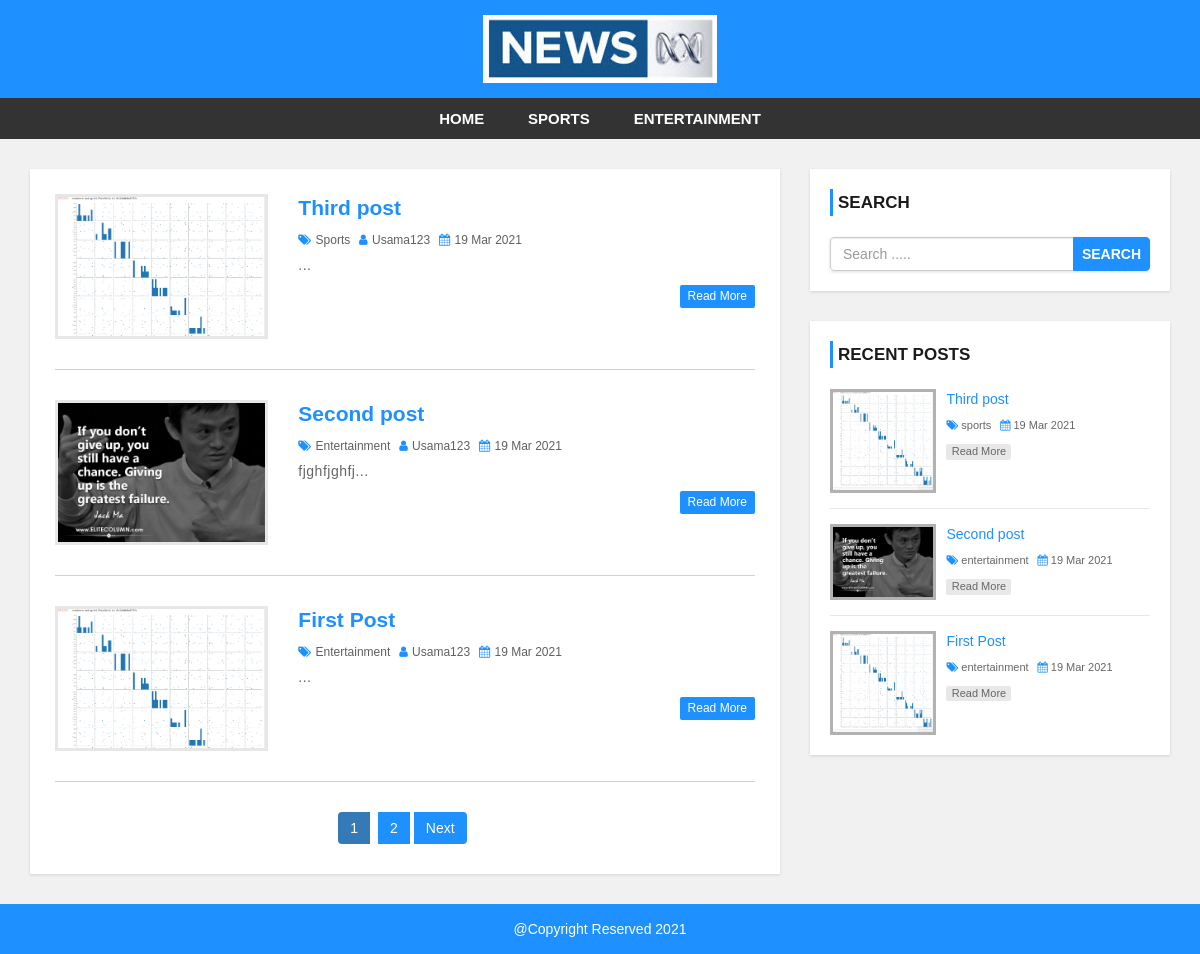
The page / on the database its author committed.
### tables this page shows
CREATE TABLE `settings` (
  `websitename` varchar(200) NOT NULL,
  `logo` varchar(200) NOT NULL,
  `footerdesc` varchar(255) NOT NULL
);

CREATE TABLE `category` (
  `category_id` int(11) NOT NULL,
  `category_name` varchar(100) NOT NULL,
  `post` int(11) NOT NULL DEFAULT 0
);

CREATE TABLE `post` (
  `post_id` int(11) NOT NULL,
  `title` varchar(100) NOT NULL,
  `description` text NOT NULL,
  `category` varchar(100) NOT NULL,
  `post_date` varchar(50) NOT NULL,
  `author` int(11) NOT NULL,
  `post_img` varchar(100) NOT NULL
);

CREATE TABLE `user` (
  `user_id` int(10) UNSIGNED NOT NULL,
  `first_name` varchar(30) NOT NULL,
  `last_name` varchar(30) NOT NULL,
  `username` varchar(30) DEFAULT NULL,
  `password` varchar(40) DEFAULT NULL,
  `role` int(11) NOT NULL
);

### config.php (called while the page is built, shortened)
<?php
$hostname="http://localhost/news-site";
?>

### index.php (the view, shortened to what this page needs)
<?php include 'header.php'; ?>
    <div id="main-content">
        <div class="container">
            <div class="row">
                <div class="col-md-8">
                    <div class="post-container">
                    <?php
                include "config.php";
                $limit=3;
                if(isset($_GET['page'])){
                    $page=$_GET['page'];
                }else
                {
                    $page=1;
                }
                $offset=($page-1)*$limit;
          $sql="SELECT post.post_id, post.title, post.description,post.post_date,category.category_name,user.username,post.category,post.author,post.post_img FROM post
                    LEFT JOIN category ON post.category=category.category_id
                    LEFT JOIN user ON post.author=user.user_id
                   ORDER BY post.post_id DESC LIMIT {$offset},{$limit}";
                   $result=mysqli_query($conn,$sql) or die('Query error');
                   if(mysqli_num_rows($result)>0){
                     while($row = mysqli_fetch_assoc($result)){
                    ?>
                        <div class="post-content">
                            <div class="row">
                                <div class="col-md-4">
                                    <a class="post-img" href="single.php?id=<?php echo $row['post_id'] ;?>"><img src="admin/upload/<?php echo $row['post_img'] ;?>" alt=""/></a>
                                </div>
                                <div class="col-md-8">
                                    <div class="inner-content clearfix">
                                        <h3><a href='single.php?id=<?php echo $row['post_id'] ;?>'><?php echo $row['title'] ;?></a></h3>
                                        <div class="post-information">
                                            <span>
                                                <i class="fa fa-tags" aria-hidden="true"></i>
                                                <a href='category.php?id=<?php echo $row['category'] ;?>'><?php echo $row['category_name'] ;?></a>
                                            </span>
                                            <span>
                                                <i class="fa fa-user" aria-hidden="true"></i>
                                                <a href='author.php?aid=<?php echo $row['author'] ;?>'><?php echo $row['username'] ;?></a>
                                            </span>
                                            <span>
                                                <i class="fa fa-calendar" aria-hidden="true"></i>
                                                <?php echo $row['post_date'] ;?>
                                            </span>
                                        </div>
                                        <p class="description">
                                        <?php echo substr($row['description'],0,10). "..." ;?>
                                        </p>
                                        <a class='read-more pull-right' href='single.php?id=<?php echo $row['post_id'] ;?>'>read more</a>
                                    </div>
                                </div>
                            </div>
                        </div>
                     <?php
                    }
                    }
                     else{
                         echo "<h2>No record Found</h2>";
                     }
                     $sql1="SELECT * FROM post";
                     $result1=mysqli_query($conn,$sql1) or die('Query error');
                     if(mysqli_num_rows($result1)>0)
                     {
                      $total_records=mysqli_num_rows($result1);
                      $total_page=ceil($total_records/$limit);
                      echo "<ul class='pagination admin-pagination'>";
                       for($i=1; $i<=$total_page; $i++){
                           if($i==$page){
                               $active="active";
                           }else{
                               $active="";
                           }
                         echo ' <li class="'.$active.'"><a href="index.php?page='.$i.'">'.$i.'</a></li>';
                       }
                       if($total_page > $page){
                           echo '<li><a href="index.php?page='.($page+1).'">Next</a></li>';
                          }
                       echo "</ul> ";
                     }
                    ?>
                    </div>
                </div>
                <?php include 'sidebar.php'; ?>
            </div>
        </div>
    </div>
<?php include 'footer.php'; ?>

### header.php (shortened to what this page needs)
<?php
include "config.php";
?>
<!DOCTYPE html>
<html lang="en">
<head>
    <link rel="stylesheet" href="css/bootstrap.min.css" />
    <link rel="stylesheet" href="css/font-awesome.css">
    <link rel="stylesheet" href="css/style.css">
</head>
<body>
<div id="header">
    <div class="container">
        <div class="row">
            <div class=" col-md-offset-4 col-md-4">
            <?php
              include "config.php";
              $sql="SELECT *  FROM settings";
                $result=mysqli_query($conn,$sql) or die('Query error');
                if(mysqli_num_rows($result)>0){
                    while($row = mysqli_fetch_assoc($result)){
                     if($row['logo'] == ""){
                         echo "<a href='index.php' id='logo'><<h1>". $row["websitename"] ."</h1></a>";
                     }else{?>
                     <a href="index.php" id="logo"><img src="admin/images/<?php echo $row['logo'];?>"></a>
                    <?php }
                    }
                }
            ?>
            </div>
        </div>
    </div>
</div>
<div id="menu-bar">
    <div class="container">
        <div class="row">
            <div class="col-md-12">
            <?php
             include "config.php";
            $sql="SELECT * FROM category where post > 0";
            $result=mysqli_query($conn,$sql) or die('Query error : category');
            if(mysqli_num_rows($result)>0){
                $active="";
            ?>
                <ul class='menu'>
                <li><a href='<?php echo $hostname; ?>'>Home</a></li>
                <?php
                  while($rows = mysqli_fetch_assoc($result)){
                    echo " <li><a  class='{$active}' href='category.php?id={$rows['category_id']}'>{$rows['category_name']}</a></li>";
                }
                ?>
                </ul>
            <?php }?>
            </div>
        </div>
    </div>
</div>

### sidebar.php
<div id="sidebar" class="col-md-4">
    <div class="search-box-container">
        <h4>Search</h4>
        <form class="search-post" action="search.php" method ="GET">
            <div class="input-group">
                <input type="text" name="search" class="form-control" placeholder="Search .....">
                <span class="input-group-btn">
                    <button type="submit" class="btn btn-danger">Search</button>
                </span>
            </div>
        </form>
    </div>
    <div class="recent-post-container">
        <h4>Recent Posts</h4>
        <?php
                include "config.php";
                $limit=3;
          $sql="SELECT post.post_id, post.title, post.description,post.post_date,category.category_name,post.category,post.author,post.post_img FROM post
                    LEFT JOIN category ON post.category=category.category_id
                   ORDER BY post.post_id DESC LIMIT {$limit}";
                   $result=mysqli_query($conn,$sql) or die('Query error : Recentect post');
                   if(mysqli_num_rows($result)>0){
                     while($row = mysqli_fetch_assoc($result)){
                    ?>
        <div class="recent-post">
            <a class="post-img" href="single.php?id=<?php echo $row['post_id'] ;?>">
            <img src="admin/upload/<?php echo $row['post_img'] ;?>" alt=""/>
            </a>
            <div class="post-content">
                <h5><a href='single.php?id=<?php echo $row['post_id'] ;?>'><?php echo $row['title'] ;?></a></h5>
                <span>
                    <i class="fa fa-tags" aria-hidden="true"></i>
                    <a href='category.php?id=<?php echo $row['category'] ;?>'><?php echo $row['category_name'] ;?></a>
                </span>
                <span>
                    <i class="fa fa-calendar" aria-hidden="true"></i>
                    <?php echo $row['post_date'] ;?>                </span>
                <a class="read-more" href='single.php?id=<?php echo $row['post_id'] ;?>'>read more</a>
            </div>
        </div>
        <?php
                     }
                    }
        ?>
    </div>
</div>

### footer.php
<div id ="footer">
    <div class="container">
        <div class="row">
            <div class="col-md-12">
            <?php
              include "config.php";
              $sql="SELECT *  FROM settings";
                $result=mysqli_query($conn,$sql) or die('Query error');
                if(mysqli_num_rows($result)>0){
                    while($row = mysqli_fetch_assoc($result)){
                        ?>
                        <span><?php echo $row['footerdesc'];?></span>
                      <?php
                    }
                }
            ?>
            </div>
        </div>
    </div>
</div>
</body>
</html>

### css/style.css (style rules this page uses)
body { background: #f1f1f1; font-family: sans-serif,arial,Helvetica; }
a, a:hover, a:focus { text-decoration: none; outline: none; }
ul { margin:0; padding:0; list-style:none; }
form { background: #fff; padding: 25px; box-shadow:0 1px 3px rgba(0, 0, 0, 0.13); }
#header { background: #1e90ff; text-align: center; padding: 15px; }
#logo { display: inline-block; width: 65%; }
#logo img { width: 100%; }
#menu-bar { background: #333; text-align: center; }
#menu-bar .menu > li { display: inline-block; }
.menu > li > a { padding: 10px 20px; display: block; text-transform: uppercase; color: #fff; font-size: 15px; font-weight:600; transition:all 0.5s ease 0s; }
#main-content { padding: 30px 0; min-height: 750px; }
#main-content .post-container { background-color: #fff; padding: 25px; box-shadow: 0 1px 3px rgba(0, 0, 0, 0.13); }
#main-content .post-content { border-bottom: 1px solid #d1d1d1; padding: 0 0 30px; margin-bottom:30px; }
#main-content .post-content img { width: 100%; }
#main-content .post-content .post-img { border: 3px solid #e7e7e7; display: block; height: 145px; overflow: hidden; transition: border .3s; }
#main-content .post-content h3 { font-size: 21px; line-height: 28px; font-weight: 600; margin: 0 0 7px; }
#main-content .post-content h3 a { color: #1e90ff; transition:all 0.3s; }
#main-content .post-content .post-information span { color: #606060; font-size: 12px; text-transform: capitalize; margin: 0 5px 5px 0; display: inline-block; }
#main-content .post-content .post-information i { color: #1e90ff; margin-right: 1px; }
#main-content .post-content .post-information a { color: #606060; text-decoration: none; }
#main-content .post-content p, #main-content .single-post p { color: #666; font-size: 14px; letter-spacing: 0.5px; margin:0 0 10px; }
#main-content .post-content a.read-more { color: #fff; background-color: #1E90FF; font-size: 12px; text-transform: capitalize; padding: 3px 8px; border-radius: 2px; transition: all 0.3s; }
.pagination { display: block; text-align: center; margin: 0; }
.pagination li { display:inline-block; margin: 0 5px 0 0; }
.pagination li a { border: none; background: #1e90ff; color: #fff; }
i.fa { color:#222; }
#sidebar h4 { color: #1A1A1A; font-size: 17px; line-height: 27px; font-weight:600; text-transform: uppercase; padding: 0 0 0 5px; margin: 0 0 21px; border-left: 3px solid #1e90ff; }
#sidebar .search-box-container { background-color: #fff; padding: 20px; margin: 0 0 30px; box-shadow: 0 1px 3px rgba(0, 0, 0, 0.13); }
#sidebar .search-post { padding: 0; }
#sidebar .search-post input { color: #606060; }
#sidebar .search-post .btn { font-weight: 600; text-transform: uppercase; padding: 6px 8px; background-color: #1E90FF; border-color: #1E90FF; outline: none; }
#sidebar .recent-post-container { padding: 20px; background: #fff; box-shadow: 0 1px 3px rgba(0, 0, 0, 0.13); }
#sidebar .recent-post { border-bottom: 1px solid #e7e7e7; padding: 0 0 15px; margin: 0 0 15px; }
#sidebar .recent-post:last-child { margin: 0; padding: 0; border: none; }
#sidebar .recent-post .post-img { display: inline-block; width: 33%; border: 3px solid rgba(0,0,0,0.3); vertical-align: top; transition: border .3s; }
#sidebar .recent-post .post-img img { width: 100%; }
#sidebar .recent-post .post-content { width: 65%; display: inline-block; border: none; padding: 0 0 0 7px; margin: 0; }
#sidebar .recent-post h5 { font-size: 14px; line-height: 20px; margin: 0 0 5px; }
#sidebar .recent-post h5 a { color: #1E90FF; }
#sidebar .recent-post span { color: #666; font-size: 11px; display: inline-block; margin: 0 5px 10px 0; }
#sidebar .recent-post span a { color: #666; }
#sidebar .recent-post span i { color: #1E90FF; }
#sidebar .recent-post a.read-more { color: #666; background-color: rgba(0,0,0,0.09); width: 65px; font-size: 11px; text-align: center; padding: 0; display: block; transition: all 0.3s; }
#footer { color: #fff; padding:15px 0; text-align:center; background-color:#1e90ff; }

### rows shown on the page
settings: logo (picture), footerdesc "@Copyright Reserved 2021"
category: category_name "SPORTS"
category: category_name "ENTERTAINMENT"
post: post_img (picture), title "Third post", category.category_name "Sports", user.username "Usama123", post_date "19 Mar 2021", category.category_name "sports"
post: post_img (picture), title "Second post", category.category_name "Entertainment", user.username "Usama123", post_date "19 Mar 2021", description "fjghfjghfj", category.category_name "entertainment"
post: post_img (picture), title "First Post", category.category_name "Entertainment", user.username "Usama123", post_date "19 Mar 2021", category.category_name "entertainment"
